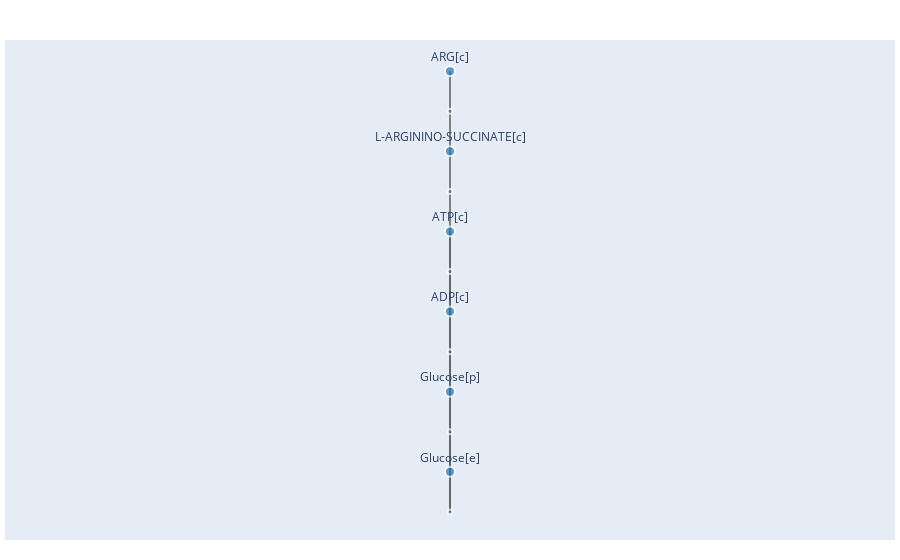

Notebook cell for this chart:
### Code cell
from plotting.production_networks import *

plot_network_as_plotly(
    layout_production_subgraph(
        production_paths(
            active_graph(model),
            ["EX_glc"],
            ["ARG[c]"]
        ),
        ["EX_glc"]
    )
)

### Figure 1 — Plotly figure (JSON) as saved in the notebook; plotly's stock layout.template omitted (floating-point values rounded to 4 significant figures)
{"data": [{"hoverinfo": "none", "line": {"color": "rgb(100.58867741661896, 100.58867741661896, 100.58867741661896)", "width": 2}, "mode": "lines", "type": "scatter", "x": [0, 0, null], "y": [0, 10, null]}, {"hoverinfo": "none", "line": {"color": "rgb(100.58867739139161, 100.58867739139161, 100.58867739139161)", "width": 2}, "mode": "lines", "type": "scatter", "x": [0, 0, null], "y": [10, 20, null]}, {"hoverinfo": "none", "line": {"color": "rgb(126.71042699520298, 126.71042699520298, 126.71042699520298)", "width": 2}, "mode": "lines", "type": "scatter", "x": [0, 0, null], "y": [80, 90, null]}, {"hoverinfo": "none", "line": {"color": "rgb(100.58867739139161, 100.58867739139161, 100.58867739139161)", "width": 2}, "mode": "lines", "type": "scatter", "x": [0, 0, null], "y": [30, 40, null]}, {"hoverinfo": "none", "line": {"color": "rgb(19.53392819723721, 19.53392819723721, 19.53392819723721)", "width": 2}, "mode": "lines", "type": "scatter", "x": [0, 0, null], "y": [50, 60, null]}, {"hoverinfo": "none", "line": {"color": "rgb(19.53392819723721, 19.53392819723721, 19.53392819723721)", "width": 2}, "mode": "lines", "type": "scatter", "x": [0, 0, null], "y": [60, 70, null]}, {"hoverinfo": "none", "line": {"color": "rgb(126.71042699520298, 126.71042699520298, 126.71042699520298)", "width": 2}, "mode": "lines", "type": "scatter", "x": [0, 0, null], "y": [70, 80, null]}, {"hoverinfo": "none", "line": {"color": "rgb(100.58867739139161, 100.58867739139161, 100.58867739139161)", "width": 2}, "mode": "lines", "type": "scatter", "x": [0, 0, null], "y": [70, 40, null]}, {"hoverinfo": "none", "line": {"color": "rgb(126.71042699520298, 126.71042699520298, 126.71042699520298)", "width": 2}, "mode": "lines", "type": "scatter", "x": [0, 0, null], "y": [90, 100, null]}, {"hoverinfo": "none", "line": {"color": "rgb(100.58867739139161, 100.58867739139161, 100.58867739139161)", "width": 2}, "mode": "lines", "type": "scatter", "x": [0, 0, null], "y": [20, 30, null]}, {"hoverinfo": "none", "line": {"color": "rgb(126.71042699520298, 126.71042699520298, 126.71042699520298)", "width": 2}, "mode": "lines", "type": "scatter", "x": [0, 0, null], "y": [100, 110, null]}, {"hoverinfo": "none", "line": {"color": "rgb(100.58867739139161, 100.58867739139161, 100.58867739139161)", "width": 2}, "mode": "lines", "type": "scatter", "x": [0, 0, null], "y": [40, 50, null]}, {"customdata": ["EX_glc<br>", "Glucose[e]", "ARGSUCCINSYN-RXN<br>['L-arginine biosynthesis I (via L-ornithine)', 'urea cycle', 'Krebs ornithine cycle', 'Krebs-Henseleit cycle', 'L-arginine biosynthesis II (acetyl cycle)']", "Glucose[p]", "ADP[c]", "ATPSYN-RXN<br>", "ATP[c]", "ARG[c]", "L-ARGININO-SUCCINATE[c]", "GLCtex<br>", "ARGSUCCINLYA-RXN<br>['L-arginine biosynthesis I (via L-ornithine)', 'urea cycle', 'Krebs ornithine cycle', 'Krebs-Henseleit cycle', 'L-arginine biosynthesis II (acetyl cycle)']", "RXN1RHL-6<br>"], "hovertemplate": "%{customdata}", "marker": {"color": "#1f78b4", "line": {"width": 2}, "showscale": false, "size": [5, 10, 5, 10, 10, 5, 10, 10, 10, 5, 5, 5]}, "mode": "markers+text", "text": ["", "Glucose[e]", "", "Glucose[p]", "ADP[c]", "", "ATP[c]", "ARG[c]", "L-ARGININO-SUCCINATE[c]", "", "", ""], "textposition": "top center", "type": "scatter", "x": [0, 0, 0, 0, 0, 0, 0, 0, 0, 0, 0, 0], "y": [0, 10, 80, 30, 50, 60, 70, 110, 90, 20, 100, 40]}], "layout": {"hovermode": "closest", "margin": {"b": 20, "l": 5, "r": 5, "t": 40}, "showlegend": false, "xaxis": {"showgrid": false, "showticklabels": false, "zeroline": false}, "yaxis": {"showgrid": false, "showticklabels": false, "zeroline": false}}}
